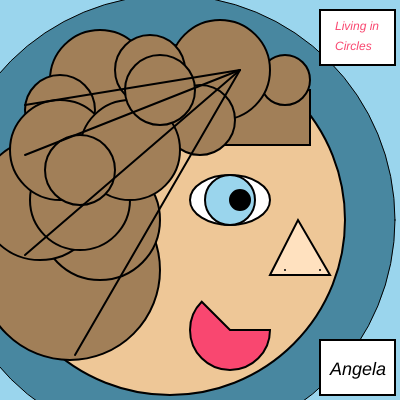
Frame 1 (no input)
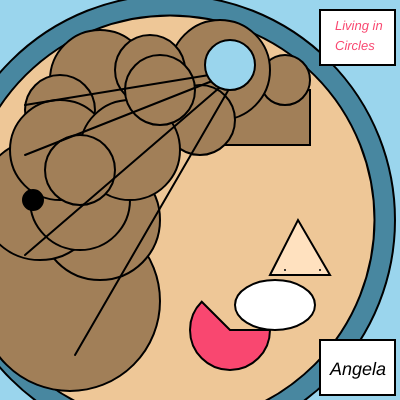
Frame 60 (no input)
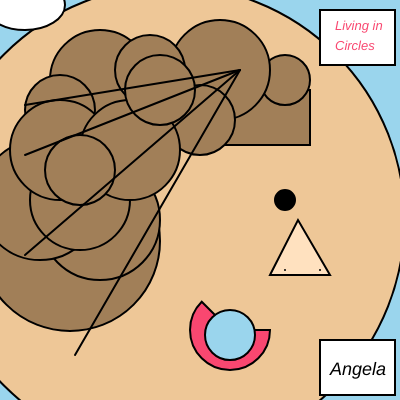
Frame 120 (the mouse pressed at the canvas centre since frame 60)

The p5.js sketch that drew these frames (run headless with seeded random() and noise() and a simulated clock; from frame 60 on, the mouse is pressed at the canvas centre):

// p5.js sketch
// ── sketch.js
var pupilX=240;
var pupilY=200;
var pupilDirection;

var eyeballX=230;
var eyeballY=200;
var eyeballDirection;

var lipsX=230;
var lipsY=330;
var lipsDirection;

var bighairX=70;
var bighairY=270;
var bighairDirection;

var eyeX=230;
var eyeY=200;
var eyeXDirection=5;
var eyeYDirection=5;

var size=12;
var count=0;
var sizeDirection=1;

var head=350;
var headCount=0;
var headDirection=1;



function setup() {
  createCanvas(400, 400);
  pupilDirection = Math.floor(Math.random() * 10);
  eyeballDirection = Math.floor(Math.random() * 10);
  lipsDirection = Math.floor(Math.random() * 10);
  bighairDirection = Math.floor(Math.random() * 10);
}

function draw() {
  //background
  background(154,213,237);
  fill(72,135,160);
  circle(170,220,450);
  strokeWeight(2);

  //head
  fill(238,199,151);
  circle(170,220,head);

  head += headDirection;
  headCount++;
  if(headCount > 150) {
    headDirection *= -1;
    headCount = -100;
  }

  //nose
  fill(255,225,191);
  triangle(270, 275, 298, 220, 330, 275);
  point(285, 270);
  point(320, 270);

  //hair
  fill(161,127,88)
  rect(225, 90, 85, 55);
  circle(285, 80, 50);
  circle(100, 80, 100);
  circle(220, 70, 100);
  circle(50, 180, 70);
  circle(80, 170, 70);
  circle(60, 110, 70);
  circle(150, 70, 70);
  circle(bighairX, bighairY, 180);
  bighairY += bighairDirection;
  if(bighairY >=315 ||bighairY <=55) {
    bighairDirection *= -1;
  }
  circle(100, 220, 120);
  circle(200, 120, 70);
  circle(40, 200, 120);
  circle(80, 200, 100);
  circle(60, 150, 100);
  circle(130, 150, 100);
  circle(160, 90, 70);
  circle(80, 170, 70);
  line(240, 70, 75, 355);
  line(240, 70, 25, 255);
  line(240, 70, 25, 155);
  line(240, 70, 25, 105);

    //mouth
  fill(249,71,112);
  arc(lipsX, lipsY, 80, 80, 0, PI + QUARTER_PI, PIE);
  lipsX += lipsDirection;
  if(lipsX >= 400 || lipsX <= 0) {
    lipsDirection *= -1;
  }

    //eye
  fill(11111);
  ellipse(eyeX,eyeY,80,50);
  eyeX += eyeXDirection;
  if(eyeX >= 400 || eyeX <= 0) {
    eyeXDirection *= -1;
  }
  eyeY += eyeYDirection;
  if(eyeY <= 0 || eyeY >= 400) {
    eyeYDirection *= -1;
  }
  fill(154,213,237);
  circle(eyeballX,eyeballY,50);
  eyeballY += eyeballDirection;
  if(eyeballY <=0 || eyeballY >=395) {
    eyeballDirection *= -1;
  }
  fill(0);
  circle(pupilX,pupilY,20);
  pupilX += pupilDirection;
  if(pupilX >=395 || pupilX <= 12) {
    pupilDirection *= -1;
  }

  //name
  fill(111111);
  rect(320,340,75,55);
  fill(000)
  textSize(18);
  textStyle(ITALIC);
  text('Angela', 330, 375)

  //title
  fill(111111);
  rect(320,10,75,55);
  fill(249,71,112);
  textSize(size);
  size += sizeDirection;
  count++;
  if(count >5){
    sizeDirection *= -1;
    count = 0;
  }
  text('Living in', 335, 30);
  text('Circles', 335, 50);

}
